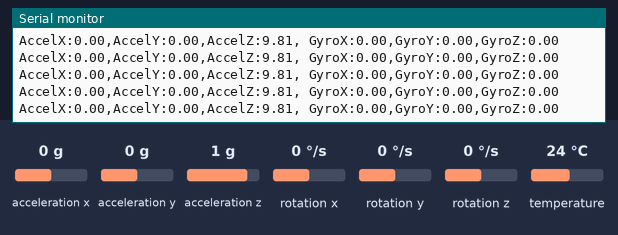
Bench run of a sketch on a simulated Arduino Uno, built with avr-gcc and run on an emulated ATmega328P. Parts: the last lines printed to the serial monitor. The inputs (shaded band) are chosen by the test bench; at power-on: acceleration x 0 g, acceleration y 0 g, acceleration z 1 g, rotation x 0 °/s, rotation y 0 °/s, rotation z 0 °/s, temperature 24 °C.

Above: at 1.3 s.
1.4 s: acceleration x set to -0.8 g
At 1.9 s:
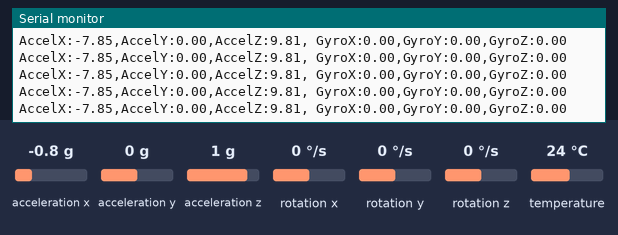
4.4 s: acceleration y set to -1.4 g
At 4.9 s:
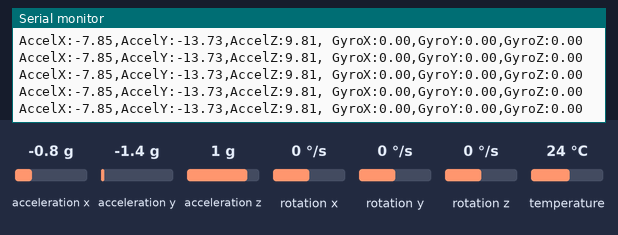
7.4 s: acceleration z set to -1.4 g
At 8.0 s:
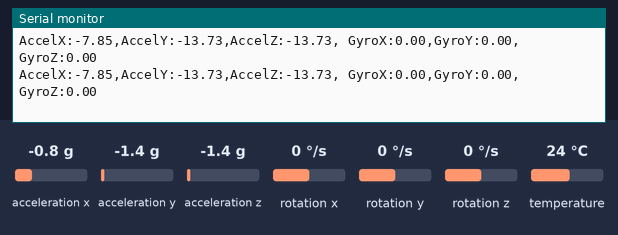
10.4 s: rotation x set to -192 °/s
At 10.9 s:
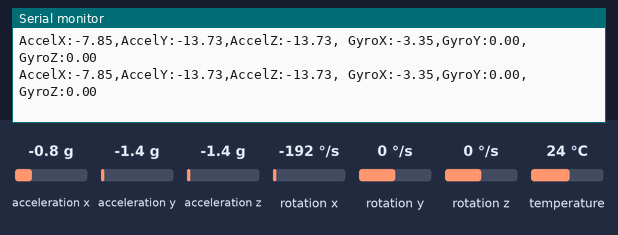
13.4 s: rotation y set to 100 °/s
At 14.4 s:
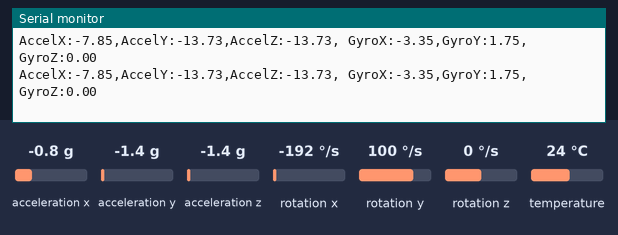
16.4 s: rotation z set to 100 °/s
At 17.2 s:
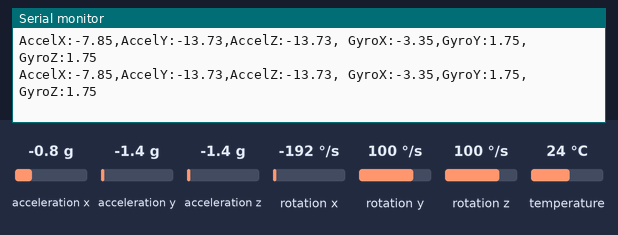

The sketch:

imu_plotter.ino
```cpp
// Include the Adafruit MPU6050 library, which simplifies communication with the sensor
#include <Adafruit_MPU6050.h>

// Include the Adafruit Sensor base class — this provides a unified sensor interface
#include <Adafruit_Sensor.h>

// Include the Wire library to enable I2C communication (used by the MPU6050)
#include <Wire.h>

// Create an instance of the MPU6050 sensor class
Adafruit_MPU6050 mpu;

void setup(void) {
  // Start the serial connection so we can print sensor data to the Serial Monitor
  Serial.begin(115200);

  // Initialize communication with the MPU6050
  // This sets up the I2C communication and checks if the sensor is connected
  mpu.begin();

  // Configure the accelerometer sensitivity range
  // Options are ±2G, ±4G, ±8G, or ±16G. Higher ranges reduce sensitivity but allow for higher acceleration measurement.
  mpu.setAccelerometerRange(MPU6050_RANGE_16_G);

  // Configure the gyroscope sensitivity range
  // Options are ±250, ±500, ±1000, ±2000 degrees per second.
  // Here we choose ±250°/s for more precise readings at slower rotations.
  mpu.setGyroRange(MPU6050_RANGE_250_DEG);

  // Set the Digital Low Pass Filter (DLPF) bandwidth.
  // This affects how much noise is filtered out from the accelerometer/gyro data.
  // Lower bandwidth (e.g. 5Hz) filters more noise but slows response time.
  // Higher bandwidth (e.g. 260Hz) gives faster response but more noise.
  mpu.setFilterBandwidth(MPU6050_BAND_21_HZ);

  // Print a blank line for readability in Serial Monitor
  Serial.println("");

  // Short delay to let sensor settings stabilize before taking readings
  delay(100);
}

void loop() {

  // Declare sensor event structures to hold the current readings.
  // 'a' will store accelerometer data (in m/s^2),
  // 'g' will store gyroscope data (in rad/s),
  // 'temp' will store temperature data (in °C).
  sensors_event_t a, g, temp;

  // Get the latest sensor readings and fill the 'a', 'g', and 'temp' structures
  mpu.getEvent(&a, &g, &temp);

  // --- Print Accelerometer Data ---
  Serial.print("AccelX:");
  Serial.print(a.acceleration.x);   // X-axis acceleration
  Serial.print(",");
  Serial.print("AccelY:");
  Serial.print(a.acceleration.y);   // Y-axis acceleration
  Serial.print(",");
  Serial.print("AccelZ:");
  Serial.print(a.acceleration.z);   // Z-axis acceleration
  Serial.print(", ");

  // --- Print Gyroscope Data ---
  Serial.print("GyroX:");
  Serial.print(g.gyro.x);           // X-axis angular velocity
  Serial.print(",");
  Serial.print("GyroY:");
  Serial.print(g.gyro.y);           // Y-axis angular velocity
  Serial.print(",");
  Serial.print("GyroZ:");
  Serial.print(g.gyro.z);           // Z-axis angular velocity

  // End the current line of sensor output
  Serial.println("");

  // Wait 10 milliseconds before taking the next reading
  // (This limits the output rate to about 100 samples per second)
  delay(10);
}
```

Measured:
- after the input at 1.4 s, the serial monitor: prints a new line at once (image 1)
- after the input at 4.4 s, the serial monitor: prints a new line at once (image 2)
- after the input at 7.4 s, the serial monitor: prints a new line at once (image 3)
- after the input at 10.4 s, the serial monitor: prints a new line at once (image 4)
- after the input at 13.4 s, the serial monitor: prints a new line at once (image 5)
- after the input at 16.4 s, the serial monitor: prints a new line at once (image 6)
